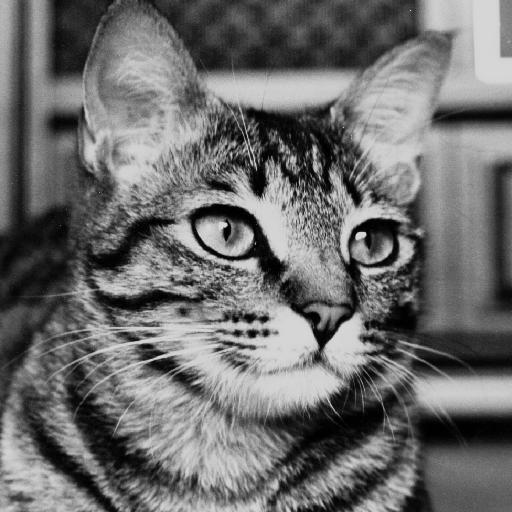
#> input picture cat.bmp, 512 x 512 px, found by its file name
$ python problem2c.py
#> lines starting #> are read from the running program, lines starting #| are printed output that depends on the picture
import imageio.v2 as iio
import numpy as np
import matplotlib.pyplot as plt

img = iio.imread("D:/RizwanDIP/cat.bmp")
#> img is the input picture: shape (512, 512); min 0, max 232, mean 108.9

size = 512
im1 = [[0] * size for _ in range(size)]
im2 = [[0] * size for _ in range(size)]
im3 = [[0] * size for _ in range(size)]

imMSB3 = [[0] * size for _ in range(size)]
imDif = [[0] * size for _ in range(size)]

for i in range(size):
    for j in range(img.shape[1]):
        im3[i][j] = img[i][j] & 32
        im2[i][j] = img[i][j] & 64
        im1[i][j] = img[i][j] & 128
        imMSB3[i][j] = im1[i][j] + im2[i][j] + im3[i][j]
        imDif[i][j] = img[i][j] - imMSB3[i][j]
#> after the loop, im1 = 512 items; im2 = 512 items; im3 = 512 items; imDif = 512 items; imMSB3 = 512 items


plt.subplot(2,2,1)
plt.imshow(img, cmap='grey')
plt.title("original Image")
plt.subplot(2,2,2)
plt.imshow(imMSB3, cmap='grey')
plt.title("Image Obtained by 3 MSB")
plt.subplot(2,2,3)
plt.imshow(imDif, cmap='grey')
plt.title("difference image")

plt.show()
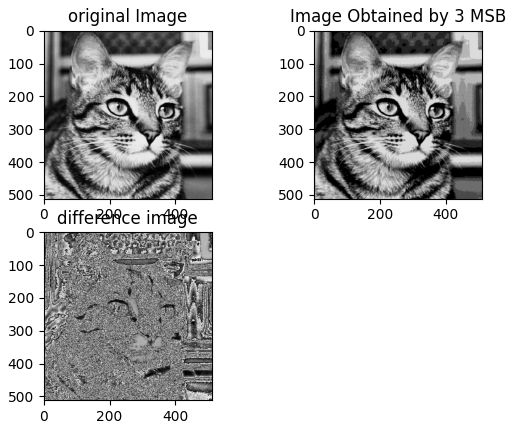
#> figure drawn by matplotlib, 3 panels
